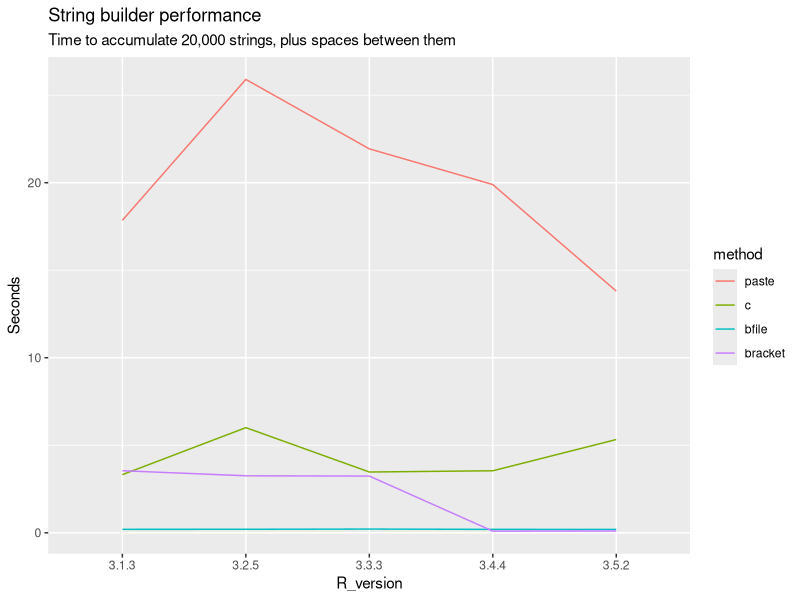
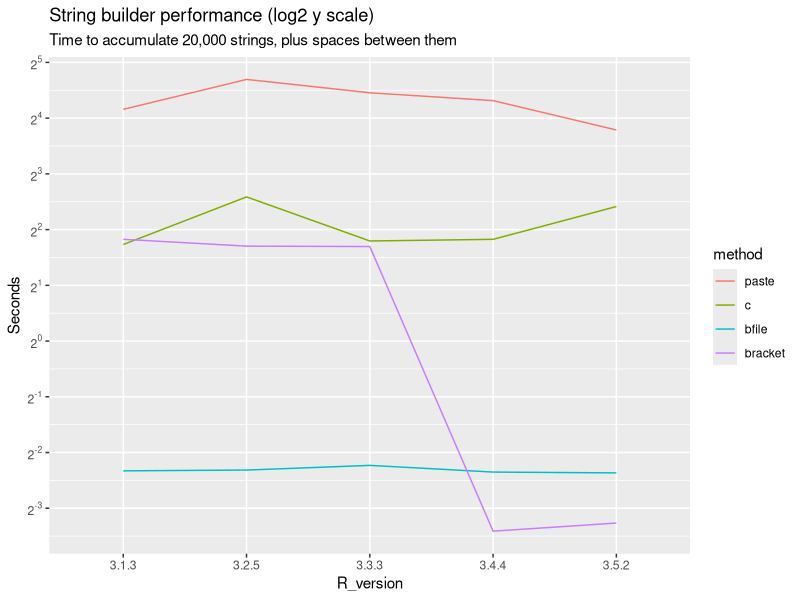

Generate these figures, in order, with R:
## ---- chunk 1
knitr::opts_chunk$set(collapse = TRUE, comment = "#>")
## ---- chunk 2
results <- read.csv("results.csv", header = FALSE)
colnames(results) <- c("R_version", "method", "time")

results$method <- factor(results$method,
  levels = c("paste", "c", "bfile", "bracket")
)
## ---- chunk 3
library(ggplot2)
library(scales)

p <- ggplot(results, aes(R_version, time, color = method)) +
  geom_line(aes(group = method)) +
  ylab("Seconds") +
  ggtitle("String builder performance",
    "Time to accumulate 20,000 strings, plus spaces between them"
  )

p
## ---- chunk 4
p +
  scale_y_continuous(
    trans = log2_trans(),
    breaks = trans_breaks("log2", function(x) 2^x, n = 10),
    labels = trans_format("log2", math_format(2^.x))
  ) +
  ggtitle("String builder performance (log2 y scale)",
    "Time to accumulate 20,000 strings, plus spaces between them"
  )
## ---- chunk 5
results
